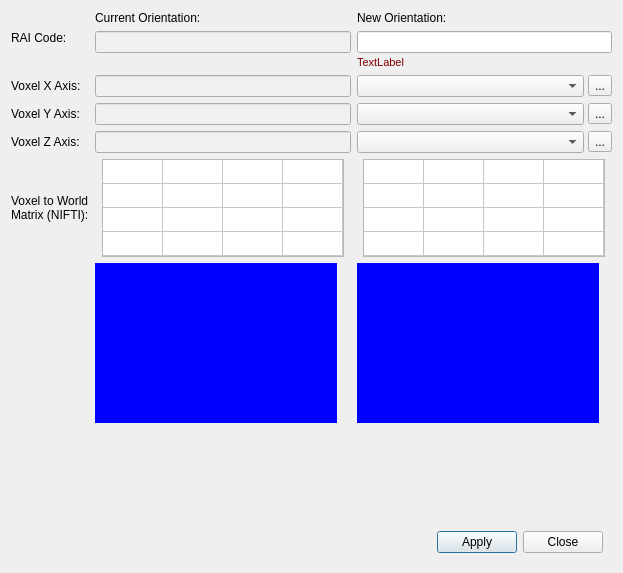
<?xml version="1.0" encoding="UTF-8"?>
<ui version="4.0">
 <class>ReorientImageDialog</class>
 <widget class="QDialog" name="ReorientImageDialog">
  <property name="geometry">
   <rect>
    <x>0</x>
    <y>0</y>
    <width>623</width>
    <height>573</height>
   </rect>
  </property>
  <property name="windowTitle">
   <string>Dialog</string>
  </property>
  <property name="styleSheet">
   <string notr="true">QLineEdit:read-only {
  background-color:rgb(240,240,240);
}
QTableWidget {
  font: 10px fixed;
}</string>
  </property>
  <layout class="QVBoxLayout" name="verticalLayout">
   <item>
    <layout class="QGridLayout" name="gridLayout" rowstretch="0,0,0,0,0,0,0,0,0">
     <item row="1" column="2">
      <widget class="QWidget" name="widget_4" native="true">
       <layout class="QVBoxLayout" name="verticalLayout_2">
        <property name="spacing">
         <number>3</number>
        </property>
        <property name="margin">
         <number>0</number>
        </property>
        <item>
         <widget class="QLineEdit" name="inNewRAI">
          <property name="toolTip">
           <string>&lt;html&gt;&lt;head/&gt;&lt;body&gt;&lt;p&gt;Here you can quicky set the image orientation by entering a three-letter code (RAI code) that describes how the image rows, columns and slices map to the anatomical coordinates.&lt;/p&gt;&lt;p&gt;&lt;br/&gt;&lt;/p&gt;&lt;p&gt;For examle, the code &lt;span style=&quot; font-weight:600;&quot;&gt;ASL&lt;/span&gt; signifies that image rows (X) run from &lt;span style=&quot; font-weight:600;&quot;&gt;A&lt;/span&gt;nterior to &lt;span style=&quot; font-weight:600;&quot;&gt;P&lt;/span&gt;osterior, image columns (Y) run from &lt;span style=&quot; font-weight:600;&quot;&gt;S&lt;/span&gt;uperior to &lt;span style=&quot; font-weight:600;&quot;&gt;I&lt;/span&gt;nferior, and image slices (Z) run from &lt;span style=&quot; font-weight:600;&quot;&gt;L&lt;/span&gt;eft to &lt;span style=&quot; font-weight:600;&quot;&gt;R&lt;/span&gt;ight.&lt;/p&gt;&lt;p&gt;&lt;br/&gt;&lt;/p&gt;&lt;p&gt;You can also set the anatomical direction of each image axis separately using the dropdown lists below.&lt;/p&gt;&lt;/body&gt;&lt;/html&gt;</string>
          </property>
          <property name="maxLength">
           <number>3</number>
          </property>
         </widget>
        </item>
        <item>
         <widget class="QLabel" name="outInvalidStatus">
          <property name="styleSheet">
           <string notr="true">color:rgb(128, 0, 0);
font: 11px;</string>
          </property>
          <property name="text">
           <string>TextLabel</string>
          </property>
         </widget>
        </item>
       </layout>
      </widget>
     </item>
     <item row="4" column="1">
      <widget class="QLineEdit" name="outCurrentAxisDirY">
       <property name="styleSheet">
        <string notr="true"/>
       </property>
       <property name="readOnly">
        <bool>true</bool>
       </property>
      </widget>
     </item>
     <item row="4" column="2">
      <widget class="QWidget" name="widget_7" native="true">
       <layout class="QHBoxLayout" name="horizontalLayout_5">
        <property name="spacing">
         <number>4</number>
        </property>
        <property name="margin">
         <number>0</number>
        </property>
        <item>
         <widget class="QComboBox" name="inNewAxisDirY">
          <property name="toolTip">
           <string>&lt;html&gt;&lt;head/&gt;&lt;body&gt;&lt;p&gt;The direction of the image columns (Y axis) in anatomical space.&lt;/p&gt;&lt;/body&gt;&lt;/html&gt;</string>
          </property>
         </widget>
        </item>
        <item>
         <widget class="QToolButton" name="btnReverseY">
          <property name="toolTip">
           <string>Reverse the direction of the axis</string>
          </property>
          <property name="text">
           <string>...</string>
          </property>
          <property name="icon">
           <iconset resource="../Resources/SNAPResources.qrc">
            <normaloff>:/root/revertaxis_16.png</normaloff>:/root/revertaxis_16.png</iconset>
          </property>
          <property name="iconSize">
           <size>
            <width>16</width>
            <height>16</height>
           </size>
          </property>
         </widget>
        </item>
       </layout>
      </widget>
     </item>
     <item row="5" column="1">
      <widget class="QLineEdit" name="outCurrentAxisDirZ">
       <property name="styleSheet">
        <string notr="true"/>
       </property>
       <property name="readOnly">
        <bool>true</bool>
       </property>
      </widget>
     </item>
     <item row="5" column="2">
      <widget class="QWidget" name="widget_8" native="true">
       <layout class="QHBoxLayout" name="horizontalLayout_6">
        <property name="spacing">
         <number>4</number>
        </property>
        <property name="margin">
         <number>0</number>
        </property>
        <item>
         <widget class="QComboBox" name="inNewAxisDirZ">
          <property name="toolTip">
           <string>&lt;html&gt;&lt;head/&gt;&lt;body&gt;&lt;p&gt;The direction of the image slices (Z axis) in anatomical space.&lt;/p&gt;&lt;/body&gt;&lt;/html&gt;</string>
          </property>
         </widget>
        </item>
        <item>
         <widget class="QToolButton" name="btnReverseZ">
          <property name="toolTip">
           <string>Reverse the direction of the axis</string>
          </property>
          <property name="text">
           <string>...</string>
          </property>
          <property name="icon">
           <iconset resource="../Resources/SNAPResources.qrc">
            <normaloff>:/root/revertaxis_16.png</normaloff>:/root/revertaxis_16.png</iconset>
          </property>
          <property name="iconSize">
           <size>
            <width>16</width>
            <height>16</height>
           </size>
          </property>
         </widget>
        </item>
       </layout>
      </widget>
     </item>
     <item row="3" column="1">
      <widget class="QLineEdit" name="outCurrentAxisDirX">
       <property name="styleSheet">
        <string notr="true"/>
       </property>
       <property name="readOnly">
        <bool>true</bool>
       </property>
      </widget>
     </item>
     <item row="3" column="2">
      <widget class="QWidget" name="widget_6" native="true">
       <layout class="QHBoxLayout" name="horizontalLayout_4">
        <property name="spacing">
         <number>4</number>
        </property>
        <property name="margin">
         <number>0</number>
        </property>
        <item>
         <widget class="QComboBox" name="inNewAxisDirX">
          <property name="toolTip">
           <string>&lt;html&gt;&lt;head/&gt;&lt;body&gt;&lt;p&gt;The direction of the image rows (X axis) in anatomical space.&lt;/p&gt;&lt;/body&gt;&lt;/html&gt;</string>
          </property>
         </widget>
        </item>
        <item>
         <widget class="QToolButton" name="btnReverseX">
          <property name="toolTip">
           <string>Reverse the direction of the axis</string>
          </property>
          <property name="text">
           <string>...</string>
          </property>
          <property name="icon">
           <iconset resource="../Resources/SNAPResources.qrc">
            <normaloff>:/root/revertaxis_16.png</normaloff>:/root/revertaxis_16.png</iconset>
          </property>
          <property name="iconSize">
           <size>
            <width>16</width>
            <height>16</height>
           </size>
          </property>
         </widget>
        </item>
       </layout>
      </widget>
     </item>
     <item row="4" column="0">
      <widget class="QLabel" name="label_3">
       <property name="text">
        <string>Voxel Y Axis:</string>
       </property>
      </widget>
     </item>
     <item row="5" column="0">
      <widget class="QLabel" name="label_4">
       <property name="text">
        <string>Voxel Z Axis:</string>
       </property>
      </widget>
     </item>
     <item row="7" column="2">
      <widget class="QtVTKRenderWindowBox" name="iconNew" native="true">
       <property name="sizePolicy">
        <sizepolicy hsizetype="Preferred" vsizetype="Preferred">
         <horstretch>0</horstretch>
         <verstretch>2</verstretch>
        </sizepolicy>
       </property>
       <property name="minimumSize">
        <size>
         <width>0</width>
         <height>160</height>
        </size>
       </property>
       <property name="maximumSize">
        <size>
         <width>242</width>
         <height>16777215</height>
        </size>
       </property>
       <property name="styleSheet">
        <string notr="true">background:blue;</string>
       </property>
      </widget>
     </item>
     <item row="6" column="2">
      <widget class="QWidget" name="widget_2" native="true">
       <layout class="QHBoxLayout" name="horizontalLayout_2">
        <property name="margin">
         <number>0</number>
        </property>
        <item>
         <widget class="QTableWidget" name="outMatrixNew">
          <property name="minimumSize">
           <size>
            <width>242</width>
            <height>98</height>
           </size>
          </property>
          <property name="maximumSize">
           <size>
            <width>242</width>
            <height>98</height>
           </size>
          </property>
          <property name="verticalScrollBarPolicy">
           <enum>Qt::ScrollBarAlwaysOff</enum>
          </property>
          <property name="horizontalScrollBarPolicy">
           <enum>Qt::ScrollBarAlwaysOff</enum>
          </property>
          <property name="editTriggers">
           <set>QAbstractItemView::NoEditTriggers</set>
          </property>
          <attribute name="horizontalHeaderVisible">
           <bool>false</bool>
          </attribute>
          <attribute name="horizontalHeaderDefaultSectionSize">
           <number>60</number>
          </attribute>
          <attribute name="verticalHeaderVisible">
           <bool>false</bool>
          </attribute>
          <attribute name="verticalHeaderDefaultSectionSize">
           <number>24</number>
          </attribute>
          <row>
           <property name="text">
            <string>New Row</string>
           </property>
          </row>
          <row>
           <property name="text">
            <string>New Row</string>
           </property>
          </row>
          <row>
           <property name="text">
            <string>New Row</string>
           </property>
          </row>
          <row>
           <property name="text">
            <string>New Row</string>
           </property>
          </row>
          <column>
           <property name="text">
            <string>New Column</string>
           </property>
          </column>
          <column>
           <property name="text">
            <string>New Column</string>
           </property>
          </column>
          <column>
           <property name="text">
            <string>New Column</string>
           </property>
          </column>
          <column>
           <property name="text">
            <string>New Column</string>
           </property>
          </column>
         </widget>
        </item>
       </layout>
      </widget>
     </item>
     <item row="0" column="1">
      <widget class="QLabel" name="label_6">
       <property name="text">
        <string>Current Orientation:</string>
       </property>
      </widget>
     </item>
     <item row="0" column="2">
      <widget class="QLabel" name="label_7">
       <property name="text">
        <string>New Orientation:</string>
       </property>
      </widget>
     </item>
     <item row="7" column="1">
      <widget class="QtVTKRenderWindowBox" name="iconCurrent" native="true">
       <property name="sizePolicy">
        <sizepolicy hsizetype="Preferred" vsizetype="Preferred">
         <horstretch>0</horstretch>
         <verstretch>2</verstretch>
        </sizepolicy>
       </property>
       <property name="minimumSize">
        <size>
         <width>0</width>
         <height>160</height>
        </size>
       </property>
       <property name="maximumSize">
        <size>
         <width>242</width>
         <height>16777215</height>
        </size>
       </property>
       <property name="styleSheet">
        <string notr="true">background:blue;</string>
       </property>
      </widget>
     </item>
     <item row="6" column="0">
      <widget class="QLabel" name="label_5">
       <property name="text">
        <string>&lt;html&gt;&lt;head/&gt;&lt;body&gt;&lt;p&gt;Voxel to World &lt;br/&gt;Matrix (NIFTI):&lt;/p&gt;&lt;/body&gt;&lt;/html&gt;</string>
       </property>
      </widget>
     </item>
     <item row="3" column="0">
      <widget class="QLabel" name="label_2">
       <property name="text">
        <string>Voxel X Axis:</string>
       </property>
      </widget>
     </item>
     <item row="6" column="1">
      <widget class="QWidget" name="widget_3" native="true">
       <layout class="QHBoxLayout" name="horizontalLayout_3">
        <property name="margin">
         <number>0</number>
        </property>
        <item>
         <widget class="QTableWidget" name="outMatrixCurrent">
          <property name="sizePolicy">
           <sizepolicy hsizetype="Expanding" vsizetype="Maximum">
            <horstretch>0</horstretch>
            <verstretch>1</verstretch>
           </sizepolicy>
          </property>
          <property name="minimumSize">
           <size>
            <width>242</width>
            <height>10</height>
           </size>
          </property>
          <property name="maximumSize">
           <size>
            <width>242</width>
            <height>98</height>
           </size>
          </property>
          <property name="verticalScrollBarPolicy">
           <enum>Qt::ScrollBarAlwaysOff</enum>
          </property>
          <property name="horizontalScrollBarPolicy">
           <enum>Qt::ScrollBarAlwaysOff</enum>
          </property>
          <property name="editTriggers">
           <set>QAbstractItemView::NoEditTriggers</set>
          </property>
          <attribute name="horizontalHeaderVisible">
           <bool>false</bool>
          </attribute>
          <attribute name="horizontalHeaderDefaultSectionSize">
           <number>60</number>
          </attribute>
          <attribute name="verticalHeaderVisible">
           <bool>false</bool>
          </attribute>
          <attribute name="verticalHeaderDefaultSectionSize">
           <number>24</number>
          </attribute>
          <row>
           <property name="text">
            <string>New Row</string>
           </property>
          </row>
          <row>
           <property name="text">
            <string>New Row</string>
           </property>
          </row>
          <row>
           <property name="text">
            <string>New Row</string>
           </property>
          </row>
          <row>
           <property name="text">
            <string>New Row</string>
           </property>
          </row>
          <column>
           <property name="text">
            <string>New Column</string>
           </property>
          </column>
          <column>
           <property name="text">
            <string>New Column</string>
           </property>
          </column>
          <column>
           <property name="text">
            <string>New Column</string>
           </property>
          </column>
          <column>
           <property name="text">
            <string>New Column</string>
           </property>
          </column>
         </widget>
        </item>
       </layout>
      </widget>
     </item>
     <item row="1" column="1">
      <widget class="QWidget" name="widget_5" native="true">
       <layout class="QVBoxLayout" name="verticalLayout_3">
        <property name="spacing">
         <number>0</number>
        </property>
        <property name="margin">
         <number>0</number>
        </property>
        <item>
         <widget class="QLineEdit" name="outCurrentRAI">
          <property name="readOnly">
           <bool>true</bool>
          </property>
         </widget>
        </item>
        <item>
         <spacer name="verticalSpacer_2">
          <property name="orientation">
           <enum>Qt::Vertical</enum>
          </property>
          <property name="sizeHint" stdset="0">
           <size>
            <width>20</width>
            <height>0</height>
           </size>
          </property>
         </spacer>
        </item>
       </layout>
      </widget>
     </item>
     <item row="1" column="0">
      <widget class="QWidget" name="widget_9" native="true">
       <layout class="QVBoxLayout" name="verticalLayout_4">
        <property name="spacing">
         <number>0</number>
        </property>
        <property name="margin">
         <number>0</number>
        </property>
        <item>
         <widget class="QLabel" name="label_8">
          <property name="text">
           <string>RAI Code:</string>
          </property>
         </widget>
        </item>
        <item>
         <spacer name="verticalSpacer_3">
          <property name="orientation">
           <enum>Qt::Vertical</enum>
          </property>
          <property name="sizeHint" stdset="0">
           <size>
            <width>20</width>
            <height>0</height>
           </size>
          </property>
         </spacer>
        </item>
       </layout>
      </widget>
     </item>
     <item row="8" column="2">
      <widget class="QWidget" name="widget_10" native="true">
       <property name="sizePolicy">
        <sizepolicy hsizetype="Preferred" vsizetype="Preferred">
         <horstretch>0</horstretch>
         <verstretch>99</verstretch>
        </sizepolicy>
       </property>
      </widget>
     </item>
    </layout>
   </item>
   <item>
    <widget class="QWidget" name="widget" native="true">
     <layout class="QHBoxLayout" name="horizontalLayout">
      <item>
       <spacer name="horizontalSpacer">
        <property name="orientation">
         <enum>Qt::Horizontal</enum>
        </property>
        <property name="sizeHint" stdset="0">
         <size>
          <width>40</width>
          <height>20</height>
         </size>
        </property>
       </spacer>
      </item>
      <item>
       <widget class="QPushButton" name="btnApply">
        <property name="text">
         <string>Apply</string>
        </property>
       </widget>
      </item>
      <item>
       <widget class="QPushButton" name="btnClose">
        <property name="text">
         <string>Close</string>
        </property>
       </widget>
      </item>
     </layout>
    </widget>
   </item>
  </layout>
 </widget>
 <customwidgets>
  <customwidget>
   <class>QtVTKRenderWindowBox</class>
   <extends>QWidget</extends>
   <header location="global">QtVTKRenderWindowBox.h</header>
   <container>1</container>
  </customwidget>
 </customwidgets>
 <tabstops>
  <tabstop>inNewRAI</tabstop>
  <tabstop>inNewAxisDirX</tabstop>
  <tabstop>btnReverseX</tabstop>
  <tabstop>inNewAxisDirY</tabstop>
  <tabstop>btnReverseY</tabstop>
  <tabstop>inNewAxisDirZ</tabstop>
  <tabstop>btnReverseZ</tabstop>
  <tabstop>btnApply</tabstop>
  <tabstop>btnClose</tabstop>
  <tabstop>outMatrixNew</tabstop>
  <tabstop>outCurrentRAI</tabstop>
  <tabstop>outCurrentAxisDirZ</tabstop>
  <tabstop>outCurrentAxisDirY</tabstop>
  <tabstop>outCurrentAxisDirX</tabstop>
  <tabstop>outMatrixCurrent</tabstop>
 </tabstops>
 <resources>
  <include location="../Resources/SNAPResources.qrc"/>
 </resources>
 <connections>
  <connection>
   <sender>btnClose</sender>
   <signal>clicked()</signal>
   <receiver>ReorientImageDialog</receiver>
   <slot>hide()</slot>
   <hints>
    <hint type="sourcelabel">
     <x>536</x>
     <y>472</y>
    </hint>
    <hint type="destinationlabel">
     <x>296</x>
     <y>252</y>
    </hint>
   </hints>
  </connection>
 </connections>
</ui>
